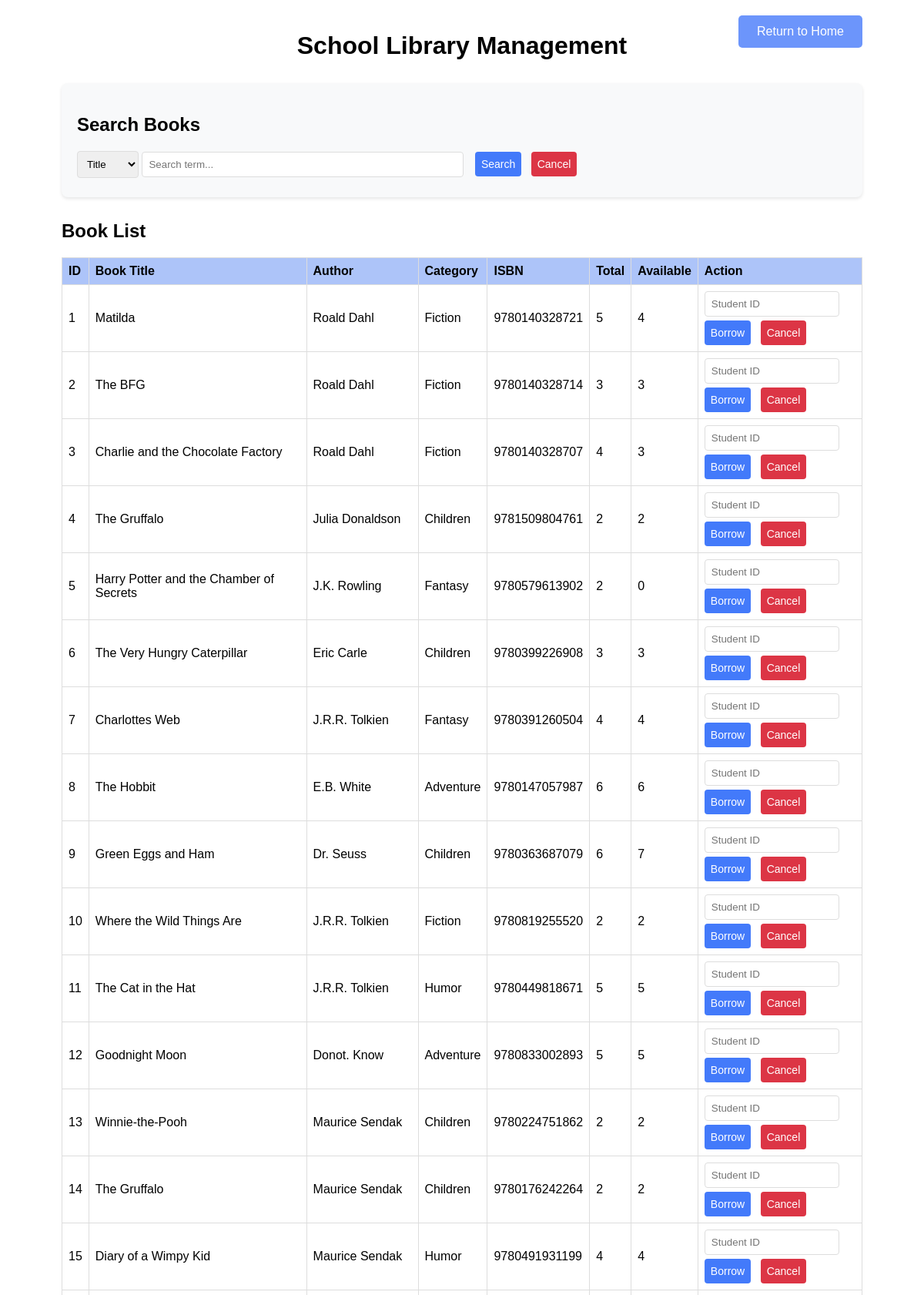
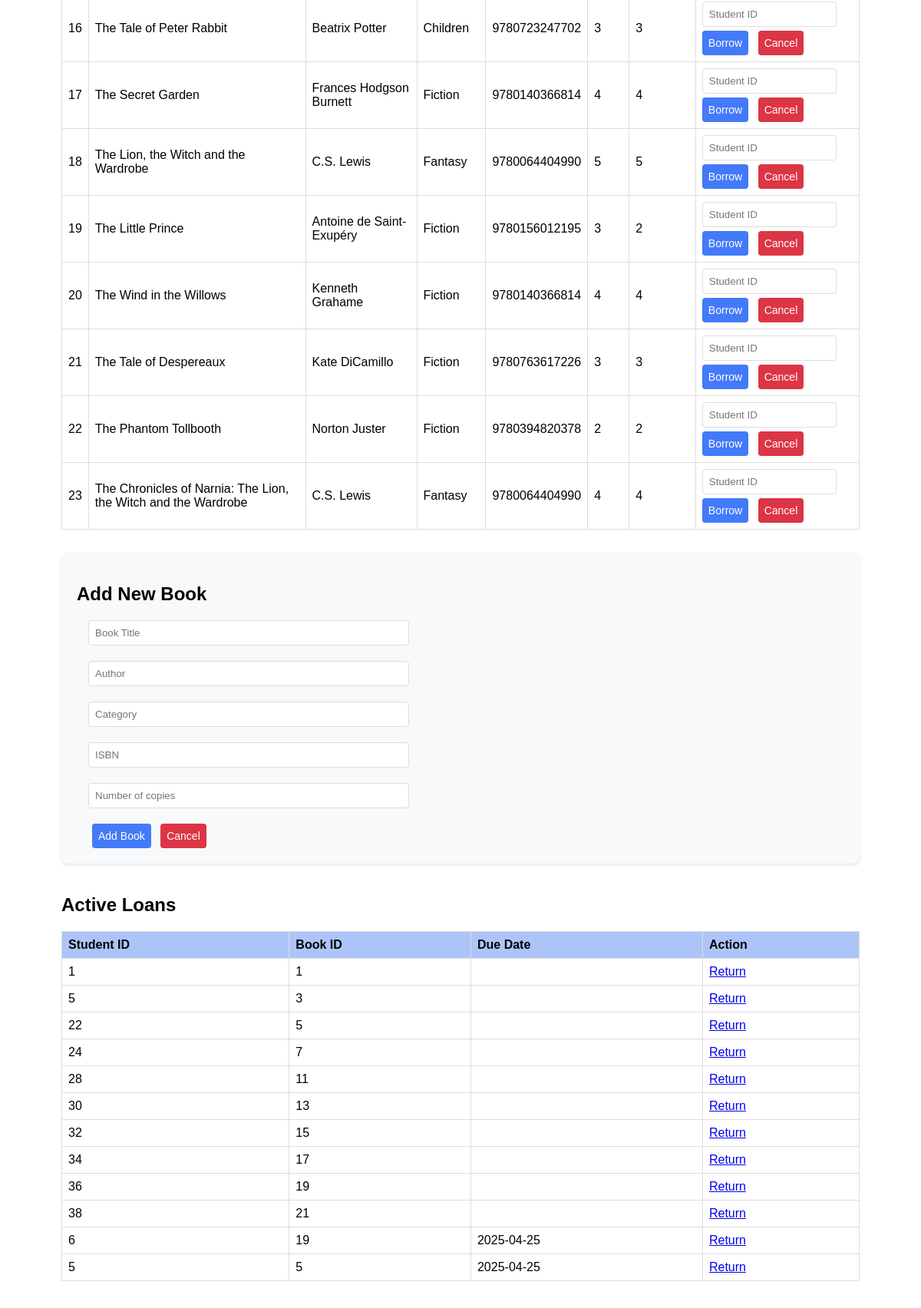
The page /library.php (upper part) on the database its author committed (2 pictures, top to bottom).
### tables this page shows
CREATE TABLE `library_book` (
  `book_id` int(11) NOT NULL,
  `book_name` varchar(100) DEFAULT NULL,
  `book_author` varchar(100) DEFAULT NULL,
  `book_category` varchar(50) DEFAULT NULL,
  `isbn` varchar(30) DEFAULT NULL,
  `total_copies` int(11) DEFAULT NULL,
  `available_copies` int(11) DEFAULT NULL
);

CREATE TABLE `book_loan` (
  `loan_id` int(11) NOT NULL,
  `pupil_id` int(11) DEFAULT NULL,
  `book_id` int(11) DEFAULT NULL,
  `book_status` enum('Available','Borrowed','Returned','Overdue') DEFAULT NULL,
  `borrowed_date` date DEFAULT NULL,
  `due_date` date DEFAULT NULL,
  `returned_date` date DEFAULT NULL
);

### library.php (the view, shortened to what this page needs)
<?php
$host = 'localhost';
$user = 'root';
$password = '';
$database = 'SA_PriSchool';
$conn = new mysqli($host, $user, $password, $database);
?>
<!DOCTYPE html>
<html lang="en">
<head>
    <link rel="stylesheet" href="library.css">
</head>
<body>
    <a href="homepage.php" class="home-button">
        <span class="desktop-text">Return to Home</span>
    </a>
    <h1>School Library Management</h1>
    <div class="container">
        <section class="search-section">
            <h2>Search Books</h2>
            <form class="search-form" method="get">
                <select name="search_type" style="padding: 8px; width: 80px;">
                    <option value="title" <?= ($_GET['search_type'] ?? '') === 'title' ? 'selected' : '' ?>>Title</option>
                </select>
                <input type="text" name="search_term"
                       placeholder="Search term..."
                       value="<?= htmlspecialchars($_GET['search_term'] ?? '') ?>">
                <button type="submit" name="search" class="search_button">Search</button>
                <a href="?" class="btn-cancel">Cancel</a>
            </form>
        </section>
        <section>
            <h2>Book List</h2>
            <table class="styled-table">
                <tr>
                    <th>ID</th>
                    <th>Book Title</th>
                    <th>Author</th>
                    <th>Category</th>
                    <th>ISBN</th>
                    <th>Total</th>
                    <th>Available</th>
                    <th>Action</th>
                </tr>
                <?php
                $books = $conn->query("SELECT * FROM library_book");
                while ($book = $books->fetch_assoc()):
                ?>
                <tr>
                    <td><?= $book['book_id'] ?></td>
                    <td><?= htmlspecialchars($book['book_name']) ?></td>
                    <td><?= htmlspecialchars($book['book_author']) ?></td>
                    <td><?= htmlspecialchars($book['book_category']) ?></td>
                    <td><?= htmlspecialchars($book['isbn']) ?></td>
                    <td><?= $book['total_copies'] ?></td>
                    <td><?= $book['available_copies'] ?></td>
                    <td>
                        <form method="post" style="display:inline;">
                            <input type="number" name="pupil_id" placeholder="Student ID" min="1" required>
                            <button type="submit" name="borrow">Borrow</button>
                            <a href="?" class="btn-cancel">Cancel</a>
                        </form>
                    </td>
                </tr>
                <?php endwhile; ?>
            </table>
        </section>
        <section class="add-book">
            <h2>Add New Book</h2>
            <form class="add-book-form" method="post">
                <div class="form-row">
                    <input type="text" name="book_name" placeholder="Book Title" required>
                </div>
                <div class="form-row">
                    <input type="text" name="book_author" placeholder="Author" required>
                </div>
                <div class="form-row">
                    <input type="text" name="book_category" placeholder="Category" required>
                </div>
                <div class="form-row">
                    <input type="text" name="isbn" placeholder="ISBN" required
                           pattern="\d{10,13}" title="10-13 digit ISBN">
                </div>
                <div class="form-row">
                    <input type="number" name="copies" placeholder="Number of copies"
                           min="1" required>
                </div>
                <button type="submit" name="add_book" class="add-button">Add Book</button>
                <a href="?" class="btn-cancel">Cancel</a>
            </form>
        </section>
        <section class="loan-section">
            <h2>Active Loans</h2>
            <table>
                <tr>
                    <th>Student ID</th>
                    <th>Book ID</th>
                    <th>Due Date</th>
                    <th>Action</th>
                </tr>
                <?php
                $loans = $conn->query("SELECT * FROM book_loan WHERE book_status = 'Borrowed'");
                while ($loan = $loans->fetch_assoc()):
                ?>
                <tr>
                    <td><?= $loan['pupil_id'] ?></td>
                    <td><?= $loan['book_id'] ?></td>
                    <td><?= $loan['due_date'] ?></td>
                    <td>
                        <a href="?return=<?= $loan['loan_id'] ?>"
                           onclick="return confirm('Confirm return?')">Return</a>
                    </td>
                </tr>
                <?php endwhile; ?>
            </table>
        </section>
    </div>
</body>
</html>

### library.css (style rules this page uses)
body { font-family: Arial; max-width: 1200px; margin: 0 auto; padding: 20px 80px; }
.home-button { position: absolute; top: 20px; right: 20px; padding: 12px 24px; margin-right: 60px; background-color: #6c95fb; color: white; text-decoration: none; border-radius: 5px; z-index: 1000; font-size: 16px; }
h1 { text-align: center; margin-bottom: 20px; }
table { width: 100%; border-collapse: collapse; margin: 20px 0; }
th, td { border: 1px solid #ddd; padding: 8px; text-align: left; }
th { background-color: rgb(173, 196, 249); }
h2, h5 { text-align: start; margin-bottom: 20px; }
.form-row { margin: 15px; }
input, select { padding: 8px; width: 80%; max-width: 400px; border: 1px solid #ddd; border-radius: 4px; margin-bottom: 5px; }
.search_button { margin-left: 10px; }
button { padding: 8px; background-color: rgb(67, 122, 250); color: white; text-decoration: none; border: none; border-radius: 4px; display: inline-block; font-size: 14px; cursor: pointer; transition: background-color 0.2s ease; }
.btn-cancel { margin-left: 8px; padding: 8px; background-color: #dc3545; color: white; text-decoration: none; border: none; border-radius: 4px; display: inline-block; font-size: 14px; cursor: pointer; transition: background-color 0.2s ease; }
.container { display: block; }
.loan-section { margin-top: 40px; }
.search-section, .add-book { margin: 30px 0; padding: 20px; background-color: #f8f9fa; border-radius: 8px; box-shadow: 0 2px 4px rgba(0, 0, 0, 0.1); }
.add-button { margin-left: 20px; }

### rows shown on the page
library_book: book_id "1", book_name "Matilda", book_author "Roald Dahl", book_category "Fiction", isbn "9780140328721", total_copies "5", available_copies "4"
library_book: book_id "2", book_name "The BFG", book_author "Roald Dahl", book_category "Fiction", isbn "9780140328714", total_copies "3", available_copies "3"
library_book: book_id "3", book_name "Charlie and the Chocolate Factory", book_author "Roald Dahl", book_category "Fiction", isbn "9780140328707", total_copies "4", available_copies "3"
library_book: book_id "4", book_name "The Gruffalo", book_author "Julia Donaldson", book_category "Children", isbn "9781509804761", total_copies "2", available_copies "2"
library_book: book_id "5", book_name "Harry Potter and the Chamber of Secrets", book_author "J.K. Rowling", book_category "Fantasy", isbn "9780579613902", total_copies "2", available_copies "0"
library_book: book_id "6", book_name "The Very Hungry Caterpillar", book_author "Eric Carle", book_category "Children", isbn "9780399226908", total_copies "3", available_copies "3"
library_book: book_id "7", book_name "Charlottes Web", book_author "J.R.R. Tolkien", book_category "Fantasy", isbn "9780391260504", total_copies "4", available_copies "4"
library_book: book_id "8", book_name "The Hobbit", book_author "E.B. White", book_category "Adventure", isbn "9780147057987", total_copies "6", available_copies "6"
library_book: book_id "9", book_name "Green Eggs and Ham", book_author "Dr. Seuss", book_category "Children", isbn "9780363687079", total_copies "6", available_copies "7"
library_book: book_id "10", book_name "Where the Wild Things Are", book_author "J.R.R. Tolkien", book_category "Fiction", isbn "9780819255520", total_copies "2", available_copies "2"
library_book: book_id "11", book_name "The Cat in the Hat", book_author "J.R.R. Tolkien", book_category "Humor", isbn "9780449818671", total_copies "5", available_copies "5"
library_book: book_id "12", book_name "Goodnight Moon", book_author "Donot. Know", book_category "Adventure", isbn "9780833002893", total_copies "5", available_copies "5"
library_book: book_id "13", book_name "Winnie-the-Pooh", book_author "Maurice Sendak", book_category "Children", isbn "9780224751862", total_copies "2", available_copies "2"
library_book: book_id "14", book_name "The Gruffalo", book_author "Maurice Sendak", book_category "Children", isbn "9780176242264", total_copies "2", available_copies "2"
library_book: book_id "15", book_name "Diary of a Wimpy Kid", book_author "Maurice Sendak", book_category "Humor", isbn "9780491931199", total_copies "4", available_copies "4"
library_book: book_id "16", book_name "The Tale of Peter Rabbit", book_author "Beatrix Potter", book_category "Children", isbn "9780723247702", total_copies "3", available_copies "3"
library_book: book_id "17", book_name "The Secret Garden", book_author "Frances Hodgson Burnett", book_category "Fiction", isbn "9780140366814", total_copies "4", available_copies "4"
library_book: book_id "18", book_name "The Lion, the Witch and the Wardrobe", book_author "C.S. Lewis", book_category "Fantasy", isbn "9780064404990", total_copies "5", available_copies "5"
library_book: book_id "19", book_name "The Little Prince", book_author "Antoine de Saint-Exupéry", book_category "Fiction", isbn "9780156012195", total_copies "3", available_copies "2"
library_book: book_id "20", book_name "The Wind in the Willows", book_author "Kenneth Grahame", book_category "Fiction", isbn "9780140366814", total_copies "4", available_copies "4"
library_book: book_id "21", book_name "The Tale of Despereaux", book_author "Kate DiCamillo", book_category "Fiction", isbn "9780763617226", total_copies "3", available_copies "3"
library_book: book_id "22", book_name "The Phantom Tollbooth", book_author "Norton Juster", book_category "Fiction", isbn "9780394820378", total_copies "2", available_copies "2"
library_book: book_id "23", book_name "The Chronicles of Narnia: The Lion, the Witch and the Wardrobe", book_author "C.S. Lewis", book_category "Fantasy", isbn "9780064404990", total_copies "4", available_copies "4"
book_loan: pupil "1", book "1"
book_loan: pupil "5", book "3"
book_loan: pupil "22", book "5"
book_loan: pupil "24", book "7"
book_loan: pupil "28", book "11"
book_loan: pupil "30", book "13"
book_loan: pupil "32", book "15"
book_loan: pupil "34", book "17"
book_loan: pupil "36", book "19"
book_loan: pupil "38", book "21"
book_loan: pupil "6", book "19", due_date "2025-04-25"
book_loan: pupil "5", book "5", due_date "2025-04-25"
